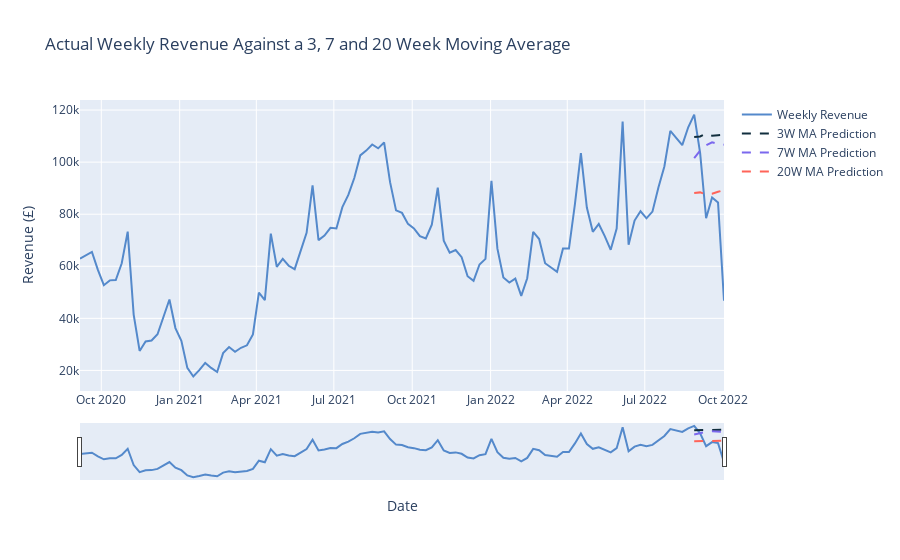

The cell this chart's notebook holds for it:
### Code cell
fig = go.Figure()
fig.add_trace(go.Scatter(x=weekly_prediction.index, y=weekly_prediction['Total_Revenue'], mode='lines',
                         name='Weekly Revenue', line={'color':bakery.light_magpie}))
fig.add_trace(go.Scatter(x=weekly_forecast.index, y=weekly_forecast['3W_MA_Prediction'], mode='lines', 
                         name='3W MA Prediction',
                         line={'dash': 'dash', 'color': bakery.dark_magpie}))
fig.add_trace(go.Scatter(x=weekly_forecast.index, y=weekly_forecast['7W_MA_Prediction'], mode='lines', 
                         name='7W MA Prediction',
                         line={'dash': 'dash', 'color': 'mediumslateblue'}))
fig.add_trace(go.Scatter(x=weekly_forecast.index, y=weekly_forecast['20W_MA_Prediction'], 
                         mode='lines', name='20W MA Prediction',
                         line={'dash': 'dash', 'color': bakery.red_magpie}))

fig.update_layout(
    yaxis_title='Revenue (£)', 
    xaxis_title='Date',
    legend_title="", 
    title='Actual Weekly Revenue Against a 3, 7 and 20 Week Moving Average'
#, plot_bgcolor='rgba(0,0,0,0)'
)
# fig.write_image('monthmablank.png', scale=2)
fig.update_xaxes(rangeslider_visible=True)
fig.show()
